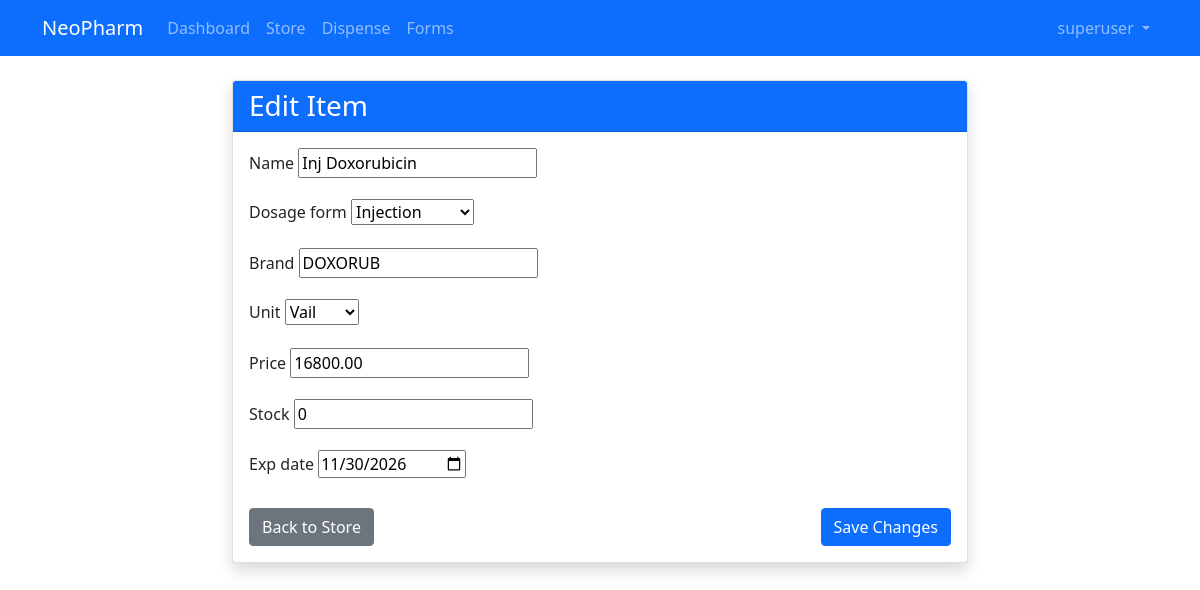
Page /edit-item/lpacemaker/1/ (signed in) on the committed database.
### pharmacy/models.py (models this page shows, shortened)
class User(AbstractUser):
    groups = models.ManyToManyField(Group, related_name="pharmacy_user_groups", blank=True)
    user_permissions = models.ManyToManyField(Permission, related_name="pharmacy_user_permissions", blank=True)
    username = models.CharField(max_length=200, null=True, blank=True)
    mobile = models.CharField(max_length=20, unique=True)
    USERNAME_FIELD = 'mobile'
    REQUIRED_FIELDS = ['username']

class LpacemakerDrugs(models.Model):
    name = models.CharField(max_length=200)
    dosage_form = models.CharField(max_length=200, choices=DOSAGE_FORM, blank=True, null=True)
    brand = models.CharField(max_length=200, blank=True, null=True)
    unit = models.CharField(max_length=200, choices=UNIT, blank=True, null=True)
    price = models.DecimalField(max_digits=12, decimal_places=2, default=0)
    stock = models.PositiveIntegerField(default=0, null=True, blank=True)
    exp_date = models.DateField(null=True, blank=True)
    class Meta:
        ordering = ('name',)

### pharmacy/views.py (the view)
# urls.py: path('edit-item/<str:drug_type>/<int:pk>/', views.edit_item, name='edit_item'),
@login_required
@user_passes_test(is_admin)
def edit_item(request, drug_type, pk):
    drug_models = {
        'lpacemaker': LpacemakerDrugs,
        'ncap': NcapDrugs,
        'oncology': OncologyPharmacy
    }
    DrugModel = drug_models.get(drug_type)
    if not DrugModel:
        messages.error(request, 'Invalid drug type')
        return redirect('store:store')
    drug = get_object_or_404(DrugModel, pk=pk)
    if request.method == 'POST':
        form_classes = {
            'lpacemaker': LpacemakerDrugsForm,
            'ncap': NcapDrugsForm,
            'oncology': OncologyPharmacyForm
        }
        FormClass = form_classes.get(drug_type)
        form = FormClass(request.POST, instance=drug)
        if form.is_valid():
            form.save()
            messages.success(request, f'Item updated successfully')
            return redirect('store:store')
    else:
        form_classes = {
            'lpacemaker': LpacemakerDrugsForm,
            'ncap': NcapDrugsForm,
            'oncology': OncologyPharmacyForm
        }
        FormClass = form_classes.get(drug_type)
        form = FormClass(instance=drug)
    context = {
        'form': form,
        'drug': drug,
        'drug_type': drug_type,
        'dosage_forms': DOSAGE_FORM,
        'units': UNIT,
    }
    if request.headers.get('HX-Request'):
        return render(request, 'partials/edit_item_modal.html', context)
    return render(request, 'store/edit_item.html', context)

### pharmacy/forms.py
class LpacemakerDrugsForm(forms.ModelForm):
    class Meta:
        model = LpacemakerDrugs
        fields = ['name', 'dosage_form', 'brand', 'unit', 'price', 'stock', 'exp_date']
        widgets = {
            'exp_date': forms.DateInput(attrs={'type': 'date'}),
        }

### pharmacy/views.py (called while the page is built)
def is_admin(user):
    return user.is_authenticated and user.is_superuser or user.is_staff

### pharmacy/templates/store/edit_item.html (shortened to what this page needs)
{% extends 'base.html' %}
{% block content %}
<div class="container mt-4">
    <div class="row">
        <div class="col-md-8 offset-md-2">
            <div class="card shadow">
                <div class="card-header bg-primary text-white">
                    <h3 class="mb-0">Edit Item</h3>
                </div>
                <div class="card-body">
                    <form method="post">
                        {% for field in form %}
                        <div class="mb-3">
                            <label for="{{ field.id_for_label }}" class="form-label">{{ field.label }}</label>
                            {{ field }}
                        </div>
                        {% endfor %}
                        <div class="d-flex justify-content-between mt-4">
                            <a href="{% url 'store:store' %}" class="btn btn-secondary">
                                 Back to Store
                            </a>
                            <button type="submit" class="btn btn-primary">
                                 Save Changes
                            </button>
                        </div>
                    </form>
                </div>
            </div>
        </div>
    </div>
</div>
{% endblock %}

### templates/base.html (shortened to what this page needs)
<!DOCTYPE html>
<html lang="en">
<head>
    <link href="https://cdn.jsdelivr.net/npm/bootstrap@5.1.3/dist/css/bootstrap.min.css" rel="stylesheet">
</head>
<body>
    <nav class="navbar navbar-expand-lg navbar-dark bg-primary">
        <div class="container">
            <a class="navbar-brand" href="{% url 'store:dashboard' %}">NeoPharm</a>
            <div class="collapse navbar-collapse" id="navbarNav">
                <ul class="navbar-nav me-auto">
                    <li class="nav-item">
                        <a class="nav-link" href="{% url 'store:dashboard' %}">
                             Dashboard
                        </a>
                    </li>
                    <li class="nav-item">
                        <a class="nav-link" href="{% url 'store:store' %}">
                             Store
                        </a>
                    </li>
                    <li class="nav-item">
                        <a class="nav-link" href="{% url 'store:dispense' %}">
                             Dispense
                        </a>
                    </li>
                    <li class="nav-item">
                        <a class="nav-link" href="{% url 'store:forms' %}">
                             Forms
                        </a>
                    </li>
                </ul>
                <ul class="navbar-nav">
                    {% if user.is_authenticated %}
                    <li class="nav-item dropdown">
                        <a class="nav-link dropdown-toggle" href="#" id="userDropdown" role="button"
                           data-bs-toggle="dropdown">
                            {% if user.username %}
                                {{ user.username }}
                            {% else %}
                                {{ user.mobile }}
                            {% endif %}
                        </a>
                    </li>
                    {% else %}
                    <li class="nav-item">
                        <a class="nav-link" href="{% url 'store:index' %}">Login</a>
                    </li>
                    {% endif %}
                </ul>
            </div>
        </div>
    </nav>
    {% block content %}
    {% endblock %}
</body>
</html>

### rows in the picture
User: username "superuser"
LpacemakerDrugs: form "Inj Doxorubicin" "Injection" "DOXORUB" "Vail" "16800.00" "0" "11/30/2026"

### other values in the picture
{{ field.label }} "Name" "Dosage form" "Brand" "Unit" "Price" "Stock" "Exp date"
